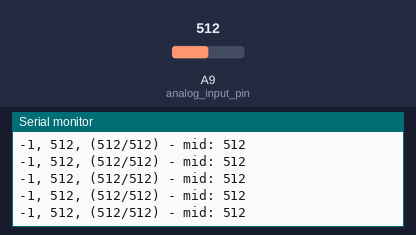
Bench run of a sketch on a simulated Teensy 4. On the bench: the last lines printed to the serial monitor. The test bench sets the inputs (shaded band); at power-on: A9 (analog_input_pin) = 512.

Above: at 1.2 s.
1.3 s: A9 (analog_input_pin) set to 716
At 1.9 s:
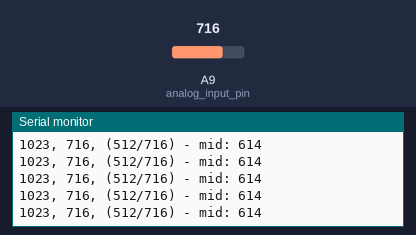
2.8 s: A9 (analog_input_pin) set to 900
At 3.9 s:
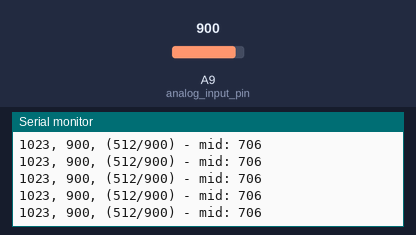
Timing chart, 0 to 5.8 s (numbered marks = the images above; inputs shaded):
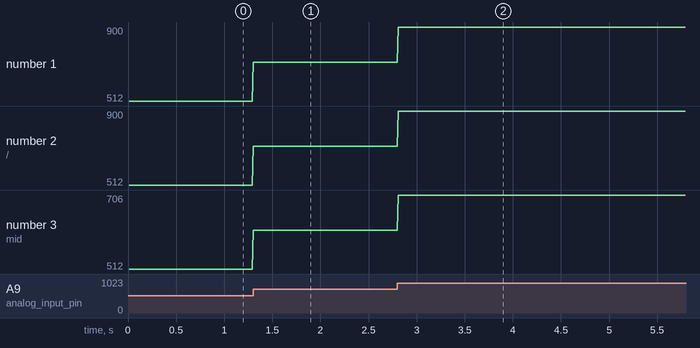

Measured:
- after the input at 1.3 s, the serial monitor: prints a new line at once (image 1)
- after the input at 2.8 s, the serial monitor: prints a new line at once (image 2)
- plotted number 1: 512 → 716 after the input at 1.3 s, 716 → 900 after the input at 2.8 s
- plotted number 2: 512 → 716 after the input at 1.3 s, 716 → 900 after the input at 2.8 s
- plotted number 3: 512 → 614 after the input at 1.3 s, 614 → 706 after the input at 2.8 s

The sketch:

Pedals.ino
```cpp
// Includes

// Defines
#define analog_input_pin A9

// Global variables
long t = 0;
int minPos = 1023;
int maxPos = 0;

void setup() {
  Serial.begin(115200);
  Joystick.useManualSend(true);

  pinMode(analog_input_pin, INPUT_PULLUP);

  t = millis();
}

void debugPrint(int zAxisPos) {
      Serial.print(zAxisPos);
      Serial.print(", ");
      Serial.print(analogRead(analog_input_pin));
      Serial.print(", (");
      Serial.print(minPos);
      Serial.print("/");
      Serial.print(maxPos);
      Serial.print(") - mid: ");
      Serial.println((maxPos - minPos)/2 + minPos);
}

void loop() {
    int zAxisPos = 0;
    int sensorValue = 0;

    sensorValue = analogRead(analog_input_pin);
    maxPos = max(maxPos, sensorValue);
    minPos = min(minPos, sensorValue);
    zAxisPos = map(sensorValue, minPos, maxPos, 0, 1023);

    if ((millis() - t) > 10) {
      t = millis();

      debugPrint(zAxisPos);

      Joystick.Z(zAxisPos);
      Joystick.send_now();
    }

}
```
